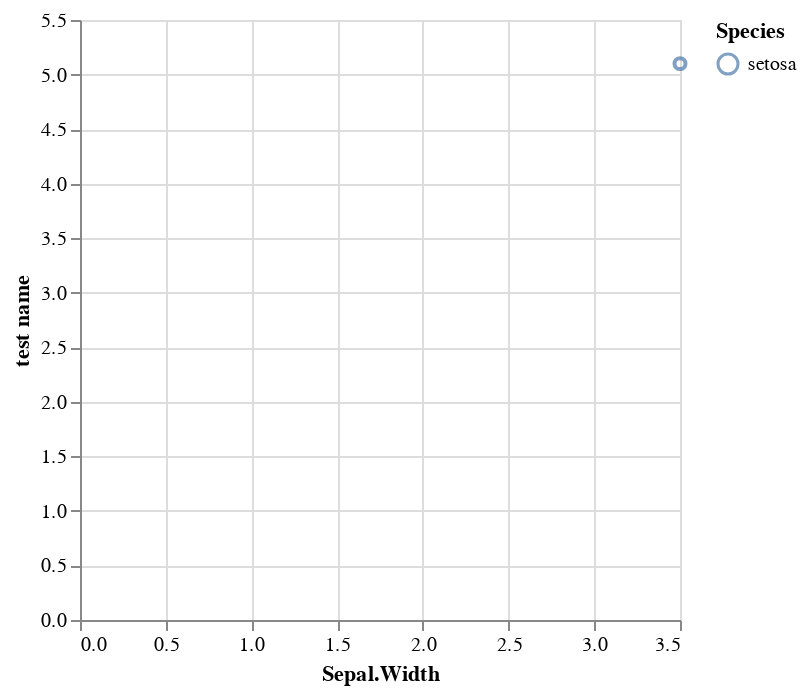

Specify this chart in Vega-Lite:
### Vega-Lite specification from a JSON file in a GitHub repository (floating-point values rounded to 4 significant figures)
{"$schema": "https://vega.github.io/schema/vega-lite/v4.json", "datasets": {"data-00": [{"Sepal.Length": 5.1, "Sepal.Width": 3.5, "Petal.Length": 1.4, "Petal.Width": 0.2, "Species": "setosa"}]}, "layer": [{"data": {"name": "data-00"}, "mark": {"type": "point"}, "encoding": {"x": {"field": "Sepal\\.Width", "type": "quantitative", "title": "Sepal.Width"}, "y": {"field": "Sepal\\.Length", "type": "quantitative", "title": "test name"}, "stroke": {"field": "Species", "type": "nominal", "title": "Species"}}}]}
